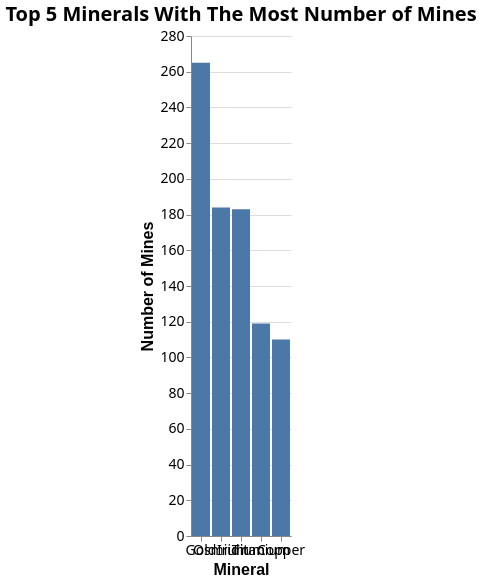

Vega-Lite specification stored for this chart:
### Vega-Lite specification from a JSON file in a GitHub repository (floating-point values rounded to 4 significant figures)
{"$schema": "https://vega.github.io/schema/vega-lite/v5.json", "title": {"text": "Top 5 Minerals With The Most Number of Mines", "fontSize": 20, "font": "Noto Sans"}, "width": "container", "height": 500, "data": {"values": [{"a": "Gold", "b": 265}, {"a": "Osmium", "b": 184}, {"a": "Iridium", "b": 183}, {"a": "Titanium", "b": 119}, {"a": "Copper", "b": 110}]}, "mark": "bar", "encoding": {"x": {"field": "a", "type": "nominal", "axis": {"labelAngle": 0}, "title": "Mineral", "sort": "-y"}, "y": {"field": "b", "type": "quantitative", "title": "Number of Mines"}, "color": {"legend": {"labelOffset": 15, "labelFontSize": 12, "titleFontSize": 15, "labelFont": "Noto Sans", "labelFontStyle": "bold", "titleFont": "Noto Sans", "orient": "top-right"}}, "tooltip": [{"field": "a", "type": "nominal", "title": "Mineral"}, {"field": "b", "type": "nominal", "title": "Number of Mines"}]}, "config": {"background": null, "axis": {"labelFontSize": 14, "titleFontSize": 16, "labelFont": "Noto Sans"}, "view": {"stroke": null}, "concat": {"spacing": 50}}}
